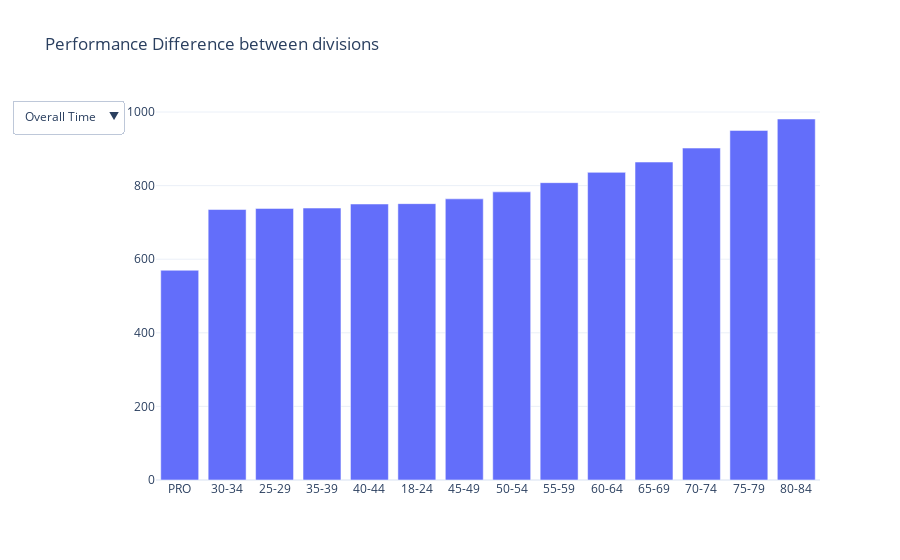

Notebook cell for this chart:
### Code cell
# Prettify
# title, color, legend title, size, comments, hoverinfo, themes, x-axis and y-axis

plot1 = PlotTemplate(
    x=divisionWise.sort_values("overall").index.to_list(),
    y=divisionWise.sort_values("overall")["overall"].to_list(),
    name="Overall Time",
    visible=True,
)

plot2 = PlotTemplate(
    x=divisionWise.sort_values("swim").index.to_list(),
    y=divisionWise.sort_values("swim")["swim"].to_list(),
    name="Swim Time",
)

plot3 = PlotTemplate(
    x=divisionWise.sort_values("bike").index.to_list(),
    y=divisionWise.sort_values("bike")["bike"].to_list(),
    name="Bike Time",
)

plot4 = PlotTemplate(
    x=divisionWise.sort_values("run").index.to_list(),
    y=divisionWise.sort_values("run")["run"].to_list(),
    name="Run Time",
)

figDivision = plotMaker(
    [plot1, plot2, plot3, plot4],
    "Performance Difference between divisions",
    "bar",
    ["Overall Time", "Swim Time", "Bike Time", "Run Time"],
    1,
)
iplot(figDivision)

### Figure 1 — Plotly figure (JSON) as saved in the notebook; plotly's stock layout.template omitted (floating-point values rounded to 4 significant figures)
{"data": [{"name": "Overall Time", "type": "bar", "visible": true, "x": ["PRO", "30-34", "25-29", "35-39", "40-44", "18-24", "45-49", "50-54", "55-59", "60-64", "65-69", "70-74", "75-79", "80-84"], "y": [570, 735, 738, 739, 750, 751, 764, 783, 808, 836, 864, 902, 950, 981]}, {"name": "Swim Time", "type": "bar", "visible": false, "x": ["PRO", "18-24", "25-29", "30-34", "35-39", "40-44", "45-49", "50-54", "55-59", "60-64", "65-69", "70-74", "75-79", "80-84"], "y": [56, 73, 73, 74, 75, 77, 78, 80, 82, 86, 91, 96, 101, 112]}, {"name": "Bike Time", "type": "bar", "visible": false, "x": ["PRO", "30-34", "35-39", "25-29", "40-44", "18-24", "45-49", "50-54", "55-59", "60-64", "65-69", "70-74", "75-79", "80-84"], "y": [305, 371, 371, 374, 375, 379, 379, 386, 396, 407, 418, 434, 447, 458]}, {"name": "Run Time", "type": "bar", "visible": false, "x": ["PRO", "30-34", "25-29", "35-39", "40-44", "18-24", "45-49", "50-54", "55-59", "60-64", "65-69", "70-74", "75-79", "80-84"], "y": [203, 277, 278, 279, 284, 287, 292, 301, 313, 326, 337, 355, 382, 391]}], "layout": {"title": {"text": "Performance Difference between divisions"}, "updatemenus": [{"buttons": [{"args": [{"visible": [true, false, false, false]}], "label": "Overall Time", "method": "update"}, {"args": [{"visible": [false, true, false, false]}], "label": "Swim Time", "method": "update"}, {"args": [{"visible": [false, false, true, false]}], "label": "Bike Time", "method": "update"}, {"args": [{"visible": [false, false, false, true]}], "label": "Run Time", "method": "update"}]}]}}
